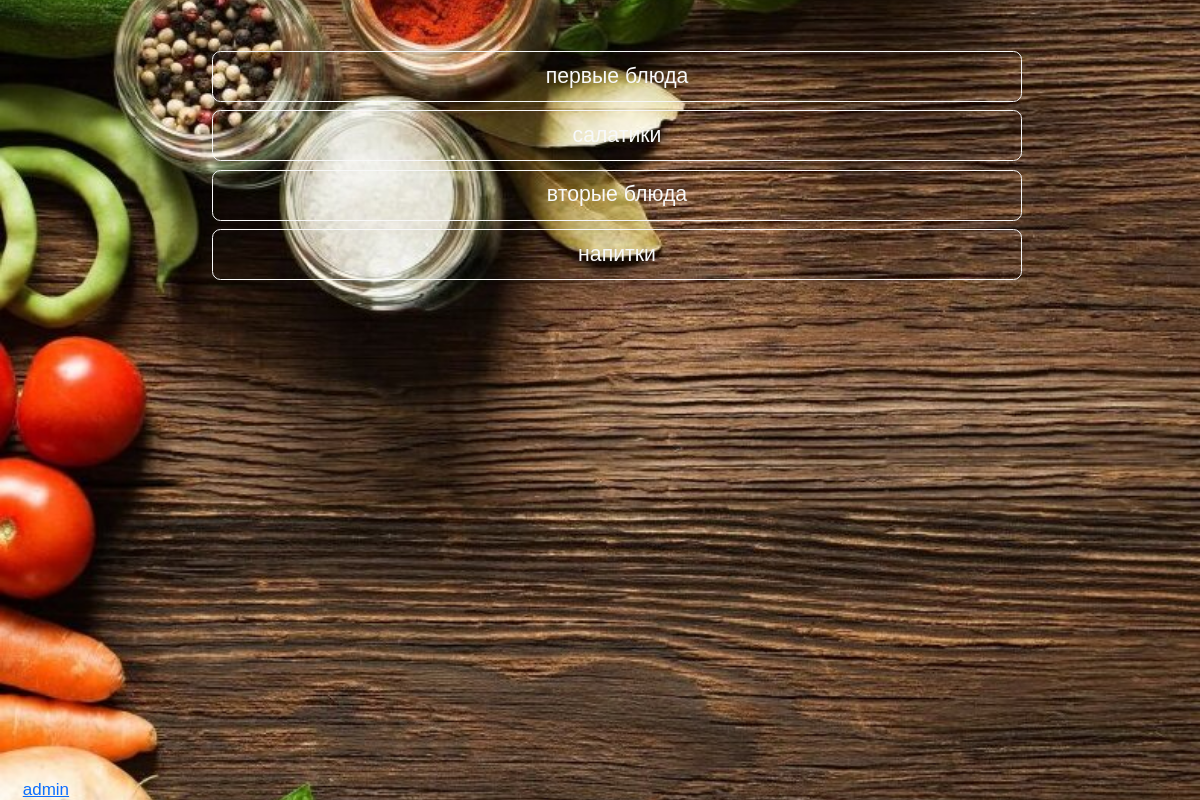
The page / on the database its author committed.
### category/models.py (models this page shows, shortened)
class Category(models.Model):
    title = models.CharField(max_length=100)

### category/views.py (the view)
# urls.py: path('', CategoryView.as_view(), name='category'),
class CategoryView(ListView):
    model = Category

### category/templates/category/category_list.html (shortened to what this page needs)
<!DOCTYPE html>
<html lang="ru">
<head>
    {% load static %}
    <link rel="stylesheet" href="{% static 'category/css/normilize.css'%}">
    <link rel="stylesheet" href="{% static 'bootstrap/css/bootstrap.min.css'%}">
    <link rel="stylesheet" href="{% static 'bootstrap/js/bootstrap.min.js'%}">
    <link rel="stylesheet" href="{% static 'category/css/category_style.css'%}">
</head>
<body>
    <main class="main p-relative">
        <div class="container">
            <div class="wrapper">
                <div class="inner">
                <ul class="category_list text-center pt-5">
                    {% for category in object_list %}
                    <li class=""><a href="{% url 'category_item' category.id %}"
                                    class="btn btn-outline-light  w-75 mb-2 btn-lg mx-auto ">{{category.title}}</a></li>
                    {% endfor %}
                </ul>
            </div>
            </div>
        </div>
        <div class="admin">
            <div class="container">
                <a href="{% url 'panel' %}">admin</a>
            </div>
            </div>
    </main>
</body>
</html>

### category/static/category/css/normilize.css (style rules this page uses)
* { margin: 0; padding: 0; box-sizing: border-box; font: 17px 'MintSpirit-Regular', sans-serif; }
ul { list-style: none; }
a { text-decoration: none; }
body { font-family: 'Montserrat', sans-serif; }
html { line-height: 1.15; -webkit-text-size-adjust: 100%; }
main { display: block; }
a { background-color: transparent; }

### category/static/category/css/category_style.css (style rules this page uses)
.main { background: url("/static/category/images/kulinarnuyu.jpg"); background-size: cover; background-position: center center; background-repeat: no-repeat; min-height: 100vh; }
.wrapper { display: flex; flex-direction: column; min-height: 100%; }
.admin { position: absolute; bottom: 0; left: 10px; }

### rows shown on the page
Category: title "первые блюда"
Category: title "салатики"
Category: title "вторые блюда"
Category: title "напитки"
